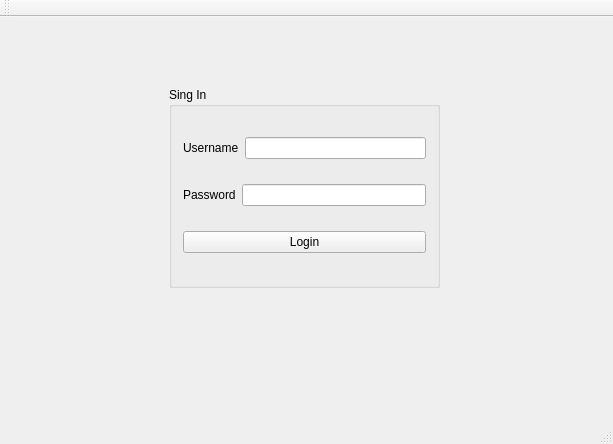
<?xml version="1.0" encoding="UTF-8"?>
<ui version="4.0">
 <class>ClientClass</class>
 <widget class="QMainWindow" name="ClientClass">
  <property name="geometry">
   <rect>
    <x>0</x>
    <y>0</y>
    <width>613</width>
    <height>444</height>
   </rect>
  </property>
  <property name="windowTitle">
   <string>Client</string>
  </property>
  <widget class="QWidget" name="centralWidget">
   <widget class="QGroupBox" name="groupBox">
    <property name="geometry">
     <rect>
      <x>169</x>
      <y>70</y>
      <width>271</width>
      <height>201</height>
     </rect>
    </property>
    <property name="title">
     <string>Sing In</string>
    </property>
    <layout class="QVBoxLayout" name="verticalLayout">
     <item>
      <layout class="QHBoxLayout" name="horizontalLayout">
       <item>
        <widget class="QLabel" name="label">
         <property name="text">
          <string>Username</string>
         </property>
        </widget>
       </item>
       <item>
        <widget class="QLineEdit" name="lineEdit_username"/>
       </item>
      </layout>
     </item>
     <item>
      <layout class="QHBoxLayout" name="horizontalLayout_2">
       <item>
        <widget class="QLabel" name="label_2">
         <property name="text">
          <string>Password</string>
         </property>
        </widget>
       </item>
       <item>
        <widget class="QLineEdit" name="lineEdit_password"/>
       </item>
      </layout>
     </item>
     <item>
      <widget class="QPushButton" name="pushButton_login">
       <property name="text">
        <string>Login</string>
       </property>
      </widget>
     </item>
    </layout>
   </widget>
  </widget>
  <widget class="QMenuBar" name="menuBar">
   <property name="geometry">
    <rect>
     <x>0</x>
     <y>0</y>
     <width>613</width>
     <height>22</height>
    </rect>
   </property>
  </widget>
  <widget class="QToolBar" name="mainToolBar">
   <attribute name="toolBarArea">
    <enum>TopToolBarArea</enum>
   </attribute>
   <attribute name="toolBarBreak">
    <bool>false</bool>
   </attribute>
  </widget>
  <widget class="QStatusBar" name="statusBar"/>
 </widget>
 <layoutdefault spacing="6" margin="11"/>
 <resources>
  <include location="client.qrc"/>
 </resources>
 <connections/>
</ui>
